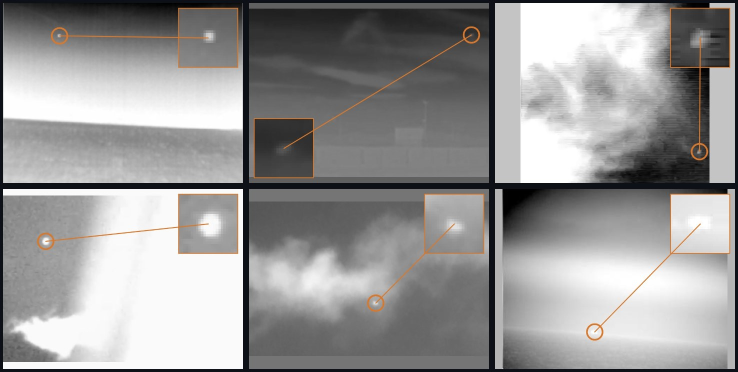
#> input picture assets/hard_frames.jpg, 1476 x 744 px (shown at 1/2 size)
$ python -i classic.py   (imports and definitions only)
#> lines starting #> are read from the running program, lines starting #| are printed output that depends on the picture; after the words box and inside, x2 and y2 are one past the last pixel; in counts of white or black regions, pixels touching at a corner belong together
"""Classical baseline: white top-hat candidates + physical post-filters.
Measures Recall (targets 5..50 px) and FP per frame after each added stage, plus time per 640x512 frame."""
import os, json, time, sys
import numpy as np, cv2
sys.path.insert(0, os.path.dirname(os.path.abspath(__file__)))
import importlib.util
spec = importlib.util.spec_from_file_location("eda_loaders", os.path.join(os.path.dirname(os.path.abspath(__file__)), "eda_loaders.py"))
# [1 line not run here, left out]

K_TOPHAT = 31
SE = cv2.getStructuringElement(cv2.MORPH_ELLIPSE, (K_TOPHAT, K_TOPHAT))
CLAHE = cv2.createCLAHE(clipLimit=2.0, tileGridSize=(8, 8))

def local_contrast(im, x, y, w, h):
    H, W = im.shape
    x1, y1 = min(x + w, W), min(y + h, H)
    t = im[y:y1, x:x1].astype(np.float32)
    p = max(w, h, 3)
    X0, Y0, X1, Y1 = max(x - p, 0), max(y - p, 0), min(x1 + p, W), min(y1 + p, H)
    ring = im[Y0:Y1, X0:X1].astype(np.float32)
    m = np.ones_like(ring, bool); m[y - Y0:y1 - Y0, x - X0:x1 - X0] = False
    r = ring[m]
    return (t.mean() - r.mean()) / (r.std() + 1.0)

def run(im, use_clahe=False):
    """returns dict stage -> list of (cx, cy)"""
#> called with use_clahe = False
    t0 = time.perf_counter()
    src = CLAHE.apply(im) if use_clahe else im
    # sun / saturation mask
    sat = (im >= 250).astype(np.uint8)
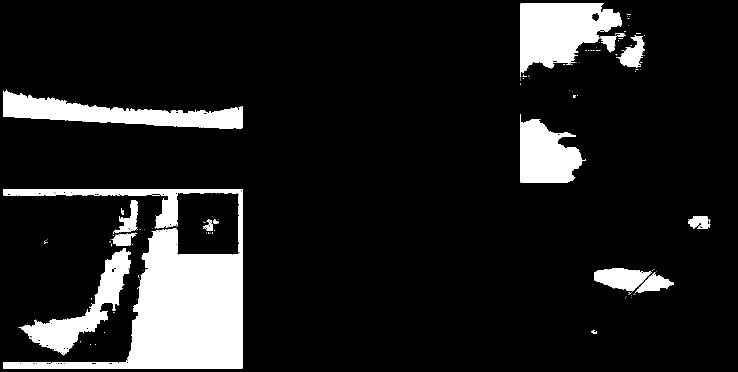
#> sat: shape (744, 1476) (shown at 1/2 size); values 0 (black) and 1 (white), 12% white; 146 white regions (129 under 20 px), largest, box (x1, y1, x2, y2) and area: (6, 378, 486, 738) 61987, (1041, 6, 1244, 155) 18668, (7, 179, 485, 257) 16492
    n, lab, st, _ = cv2.connectedComponentsWithStats(sat, 8)
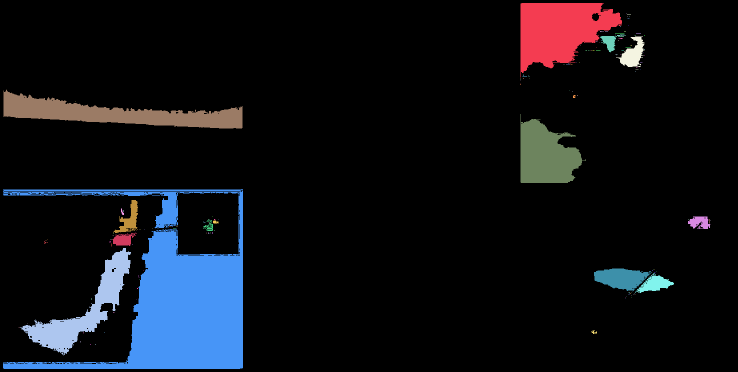
#> lab: shape (744, 1476) int32 (shown at 1/2 size); 147 distinct labels, from 0 to 146; one colour per label, 0 black
#> n = 147; st = 147 rows, first 6: [0, 0, 1476, 744, 966525], [1041, 6, 203, 149, 18668], [1252, 26, 1, 1, 1], [1254, 29, 8, 1, 8], [1255, 32, 1, 1, 1], [1258, 32, 1, 1, 1]
    sun = np.zeros_like(sat)
    for i in range(1, n):
        if st[i, 4] >= 200:
            sun[lab == i] = 1
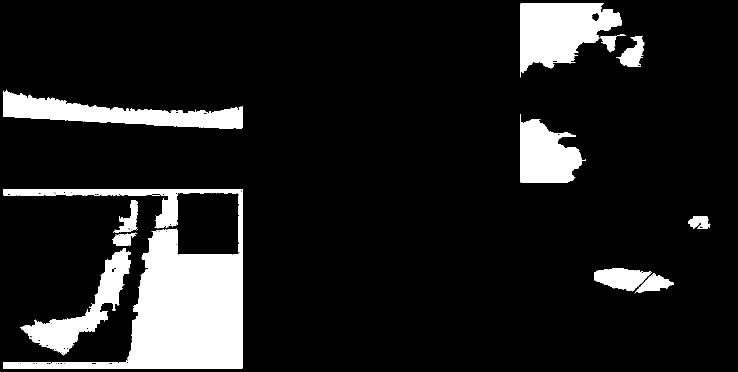
#> sun: shape (744, 1476) (shown at 1/2 size); values 0 (black) and 1 (white), 11.9% white; 12 white regions, largest, box (x1, y1, x2, y2) and area: (6, 378, 486, 738) 61987, (1041, 6, 1244, 155) 18668, (7, 179, 485, 257) 16492
    if sun.any():
        sun = cv2.dilate(sun, cv2.getStructuringElement(cv2.MORPH_ELLIPSE, (31, 31)))
#> sun: shape (744, 1476); values 0 (black) and 1 (white), 21.3% white; 6 white regions, box (x1, y1, x2, y2) and area: (0, 363, 501, 744) 130078, (1026, 0, 1304, 170) 35336, (0, 164, 500, 272) 33098, (1026, 213, 1187, 381) 20698, (1173, 522, 1363, 602) 11229, (1361, 418, 1436, 473) 3419
    th = cv2.morphologyEx(src, cv2.MORPH_TOPHAT, SE)
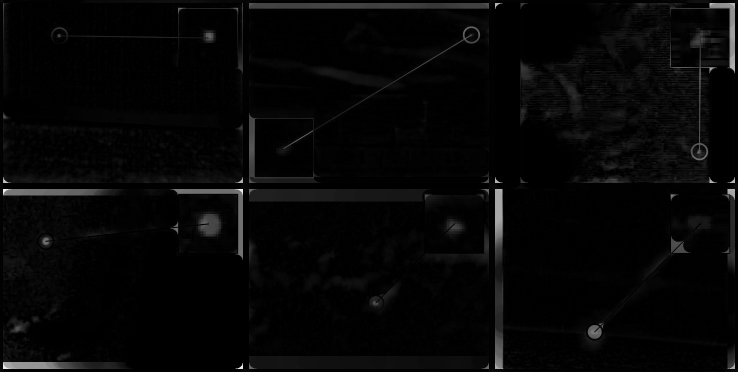
#> th: shape (744, 1476) (shown at 1/2 size); min 0, max 248, mean 6
    thr = th.mean() + 4 * th.std()
#> thr = 74.24
    bw = (th > max(thr, 10)).astype(np.uint8)
#> bw: shape (744, 1476); values 0 (black) and 1 (white), 1.5% white; 108 white regions (60 under 20 px), largest, box (x1, y1, x2, y2) and area: (6, 378, 202, 391) 2406, (341, 378, 486, 520) 2381, (1342, 6, 1470, 146) 1983
    n, lab, st, cen = cv2.connectedComponentsWithStats(bw, 8)
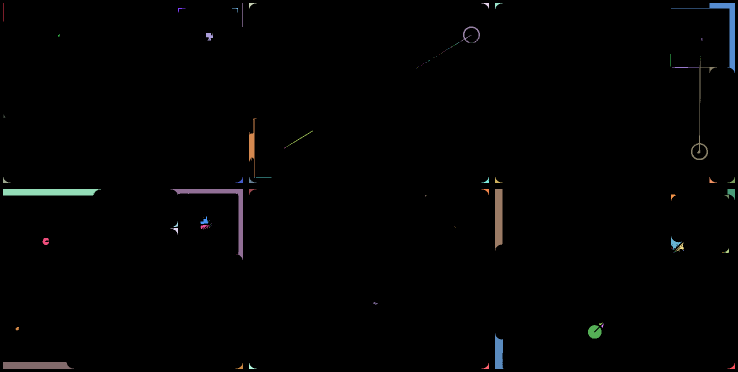
#> lab: shape (744, 1476) int32 (shown at 1/2 size); 109 distinct labels, from 0 to 108; one colour per label, 0 black
#> n = 109; st = 109 rows, first 6: [0, 0, 1476, 744, 1082012], [6, 6, 1, 37, 37], [485, 6, 1, 48, 48], [498, 6, 15, 11, 57], [963, 6, 15, 11, 57], [990, 6, 15, 12, 58]; cen = 109 pairs, first value 6 to 1465.3, second value 8.65 to 734.2
    cands = []
    for i in range(1, n):
        x, y, w, h, a = st[i]
        cands.append(dict(x=int(x), y=int(y), w=int(w), h=int(h), a=int(a), cx=float(cen[i, 0]), cy=float(cen[i, 1])))
#> this loop made 108 passes
#> (x, y, w, h, a) on passes 1 to 12: (6, 6, 1, 37, 37), (485, 6, 1, 48, 48), (498, 6, 15, 11, 57), (963, 6, 15, 11, 57), (990, 6, 15, 12, 58), (1342, 6, 128, 140, 1983), (356, 16, 15, 9, 35), (464, 16, 12, 9, 22), (922, 53, 38, 33, 267), (412, 66, 14, 15, 141), (424, 66, 1, 1, 1), (116, 69, 4, 5, 10)
#> after the loop, cands = 108 items
    t_det = time.perf_counter()
    out = {"0 top-hat + поріг": cands}
    c1 = [c for c in cands if not sun[int(c["cy"]), int(c["cx"])]]
#> c1 = 98 items
    out["1 + маска сонця"] = c1
    c2 = [c for c in c1 if c["a"] >= 6 and max(c["w"], c["h"]) <= 50]
#> c2 = 39 items
    out["2 + розмір"] = c2
    c3 = [c for c in c2 if max(c["w"], c["h"]) / max(1, min(c["w"], c["h"])) <= 3]
#> c3 = 35 items
    out["3 + форма"] = c3
    for c in c3:
        c["scr"] = local_contrast(im, c["x"], c["y"], c["w"], c["h"])
#> this loop made 35 passes
#> (x1 in local_contrast, y1 in local_contrast, p in local_contrast, X0 in local_contrast, Y0 in local_contrast, X1 in local_contrast, Y1 in local_contrast) on passes 1 to 12: (513, 17, 15, 483, 0, 528, 32), (978, 17, 15, 948, 0, 993, 32), (1005, 18, 15, 975, 0, 1020, 33), (371, 25, 15, 341, 1, 386, 40), (476, 25, 12, 452, 4, 488, 37), (960, 86, 38, 884, 15, 998, 124), (426, 81, 15, 397, 51, 441, 96), (120, 74, 5, 111, 64, 125, 79), (1406, 81, 4, 1398, 73, 1410, 85), (918, 90, 8, 902, 77, 926, 98), (21, 366, 15, 0, 339, 36, 381), (486, 366, 15, 456, 339, 501, 381)
#> pass 1, in local_contrast, `ring = im[Y0:Y1, X0:X1].astype(np.float32)`:
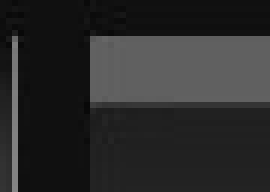
#> ring: shape (32, 45) float32 (shown 6 times larger); min 8, max 132, mean 42.7
#> pass 3, in local_contrast (call 3), `ring = im[Y0:Y1, X0:X1].astype(np.float32)`:
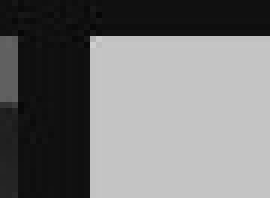
#> ring: shape (33, 45) float32 (shown 6 times larger); min 6, max 206, mean 116.5
    c4 = [c for c in c3 if c["scr"] >= 3]
#> c4 = 3 items
    out["4 + локальний контраст"] = c4
    c5 = sorted(c4, key=lambda c: -c["scr"])[:5]
#> c5 = 3 items
    out["5 + top-5"] = c5
    t_end = time.perf_counter()
    return out, (t_end - t0) * 1000

def evaluate(items, use_clahe=False, limit=None):
    stages = None; tp = {}; fp = {}; ngt = 0; nfr = 0; times = []
    for it in items[:limit] if limit else items:
        im0 = L.gray(it["path"])
        im, bx, s = L.to640(im0, it["boxes"])
        res, ms = run(im, use_clahe); times.append(ms)
        nfr += 1
        gts = [(x - 3, y - 3, x + w + 3, y + h + 3, min(w, h) >= 5 and max(w, h) <= 50) for x, y, w, h, c in bx]
        ngt += sum(g[4] for g in gts)
        for k, cs in res.items():
            hit = set(); f = 0
            for c in cs:
                m = [j for j, g in enumerate(gts) if g[0] <= c["cx"] <= g[2] and g[1] <= c["cy"] <= g[3]]
                if m:
                    hit.update(j for j in m if gts[j][4])
                else:
                    f += 1
            tp[k] = tp.get(k, 0) + len(hit); fp[k] = fp.get(k, 0) + f
    rows = [dict(stage=k, recall=(tp[k] / ngt if ngt else None), fp_per_frame=fp[k] / nfr) for k in tp]
    return dict(frames=nfr, targets=ngt, ms_mean=float(np.mean(times)), ms_p95=float(np.percentile(times, 95)), rows=rows)

# [18 lines not run here, left out]

>>> import cv2
>>> picture = cv2.imread('../assets/hard_frames.jpg', cv2.IMREAD_GRAYSCALE)
>>> result = run(picture)

$ run again, on assets/sun_frames.jpg
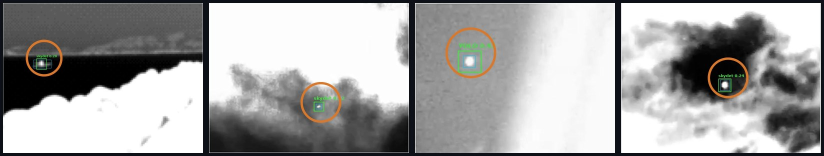
#> input picture assets/sun_frames.jpg, 1648 x 312 px (shown at 1/2 size)
#> sat: shape (312, 1648); values 0 (black) and 1 (white), 32.1% white; 76 white regions (49 under 20 px), largest, box (x1, y1, x2, y2) and area: (418, 6, 818, 206) 59312, (6, 125, 406, 306) 50203, (1244, 6, 1640, 105) 18191
#> in run, `n, lab, st, _ = cv2.connectedComponentsWithStats(sat, 8)`: n = 77; st = 77 rows, first 6: [0, 0, 1648, 312, 349007], [418, 6, 400, 200, 59312], [778, 6, 1, 4, 4], [783, 6, 8, 10, 32], [791, 6, 7, 4, 12], [800, 6, 11, 12, 49]
#> thr = 85.56
#> bw: shape (312, 1648); values 0 (black) and 1 (white), 1.5% white; 83 white regions (53 under 20 px), largest, box (x1, y1, x2, y2) and area: (1588, 117, 1642, 306) 1345, (6, 6, 406, 237) 812, (1416, 115, 1495, 196) 747
#> in run, `n, lab, st, cen = cv2.connectedComponentsWithStats(bw, 8)`:
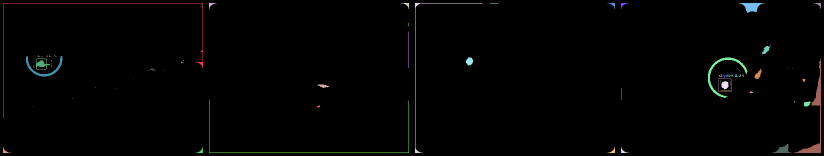
#> lab: shape (312, 1648) int32 (shown at 1/2 size); 84 distinct labels, from 0 to 83; one colour per label, 0 black
#> in run, `n, lab, st, cen = cv2.connectedComponentsWithStats(bw, 8)`: n = 84; st = 84 rows, first 6: [0, 0, 1648, 312, 506640], [6, 6, 400, 231, 812], [418, 6, 15, 12, 58], [803, 6, 15, 12, 58], [830, 6, 135, 300, 512], [979, 6, 18, 1, 18]; cen = 84 pairs, first value 9.69 to 1637.3, second value 6 to 302.2
#> the loop in run, `for i in range(1, n):` made 83 passes
#> (x, y, w, h, a) on passes 1 to 8: (6, 6, 400, 231, 812), (418, 6, 15, 12, 58), (803, 6, 15, 12, 58), (830, 6, 135, 300, 512), (979, 6, 18, 1, 18), (1215, 6, 15, 12, 58), (1242, 6, 15, 12, 58), (1477, 6, 52, 20, 503)
#> after the loop in run, `for i in range(1, n):`: cands = 83 items
#> c1 = 56 items
#> c2 = 25 items
#> c3 = 20 items
#> the loop in run, `for c in c3:` made 20 passes
#> (x1 in local_contrast, y1 in local_contrast, p in local_contrast, X0 in local_contrast, Y0 in local_contrast, X1 in local_contrast, Y1 in local_contrast) on passes 1 to 8: (1230, 18, 15, 1200, 0, 1245, 33), (1540, 109, 17, 1507, 75, 1557, 126), (80, 114, 4, 73, 106, 84, 118), (946, 131, 16, 916, 99, 962, 147), (100, 139, 28, 44, 89, 128, 167), (1523, 158, 21, 1488, 116, 1544, 179), (1451, 156, 9, 1433, 139, 1460, 165), (1457, 154, 6, 1446, 142, 1463, 160)
#> pass 2, in local_contrast (call 2), `ring = im[Y0:Y1, X0:X1].astype(np.float32)`:
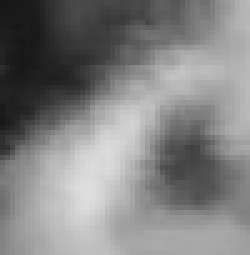
#> ring: shape (51, 50) float32 (shown 5 times larger); min 22, max 222, mean 129.5
#> c4 = 3 items
